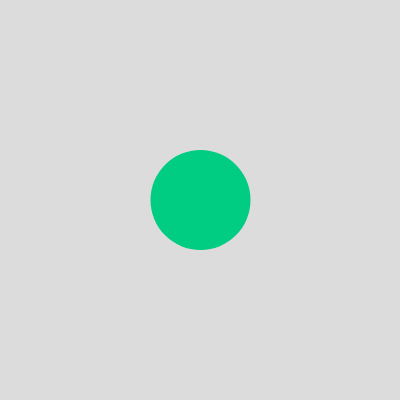
Frame 1 (no input)
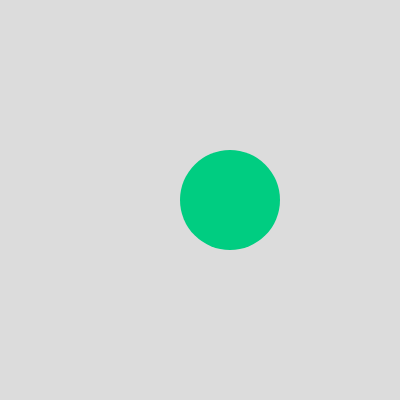
Frame 60 (no input)
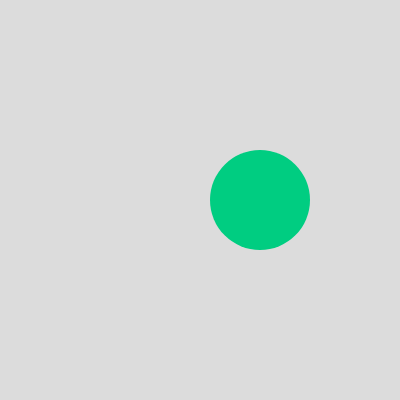
Frame 120 (the mouse pressed at the canvas centre since frame 60)

The p5.js sketch that drew these frames (run headless with seeded random() and noise() and a simulated clock; from frame 60 on, the mouse is pressed at the canvas centre):

// p5.js sketch
// ── sketch.js
let x = 200;
let y = 200;

function setup() {
  createCanvas(400, 400);
}

function draw() {
  x += 0.5;

  // x がキャンバスの横幅を超えたらゼロに戻す
  if (x > 400) {
    x = 0;
  }

  background(220);
  noStroke();
  fill(0, 205, 129);
  circle(x, y, 100);
}
